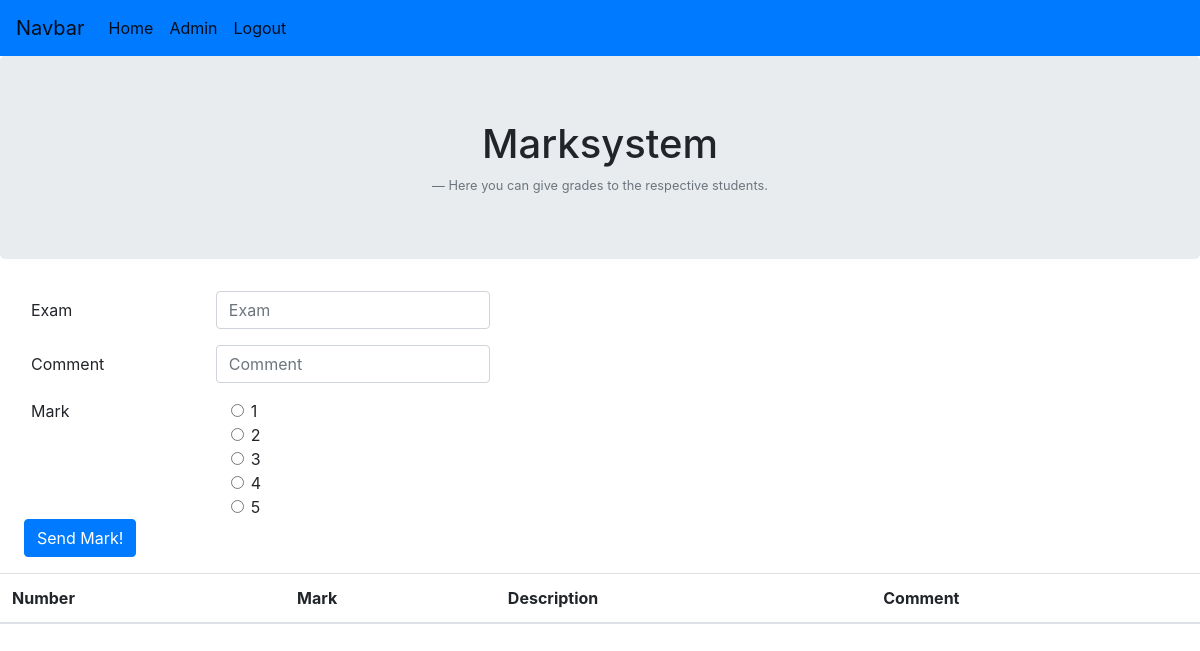
The page /27/noteneintragung_lehrer/10 (signed in) on the database as committed earlier.
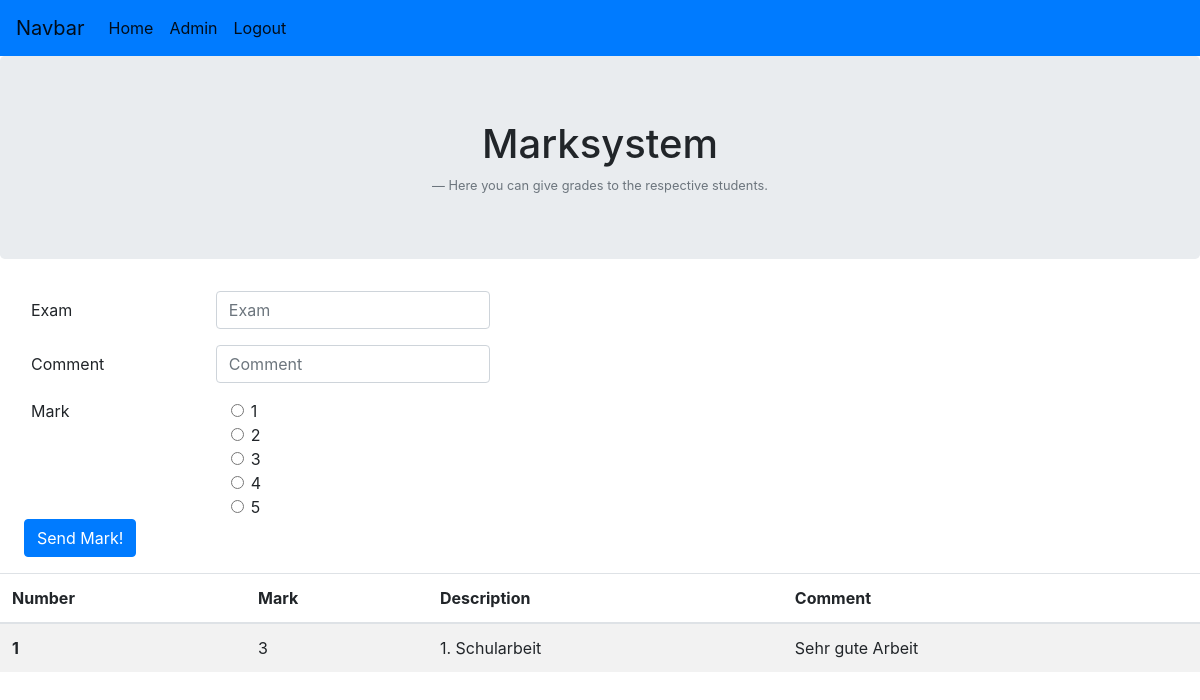
The same page on the database as committed later.
### noten/models.py (models this page shows, shortened)
class Note(models.Model):
    note = models.IntegerField(default=0)
    type = models.CharField(default="", max_length=150)
    comment = models.CharField(default="", max_length=150)
    Student = models.ForeignKey(Student, on_delete=models.CASCADE)
    Unterricht = models.ForeignKey(Unterricht, on_delete=models.CASCADE, null=True, blank=True)
    class Meta:
        verbose_name_plural = "Noten"

### noten/views.py (the view)
# urls.py: path('<int:klasse_noten_id>/noteneintragung_lehrer/<int:student_id>', views.noteneintragung_lehrer, name="noteneintragung_lehrer"),
@login_required
def noteneintragung_lehrer(request, klasse_noten_id, student_id):
    noteneintragung = Student.objects.all()
    noten = Note.objects.filter(Student= Student.objects.get(pk=student_id))
    return render(request, 'noten/noteneintragung_lehrer.html', {'subject_id': klasse_noten_id, 'student_id': student_id, 'latest_noten_list' : noten})

### noten/templates/noten/noteneintragung_lehrer.html (shortened to what this page needs)
<!DOCTYPE html>
<head>
    {% load static %}
    <link href="https://stackpath.bootstrapcdn.com/bootstrap/4.2.1/css/bootstrap.min.css"
 rel="stylesheet">
</head>
<body>
<nav class="navbar navbar-expand-lg navbar-light bg-primary">
    <a class="navbar-brand" href="">Navbar</a>
    <div class="collapse navbar-collapse" id="navbarNav">
        <ul class="navbar-nav">
            <li class="nav-item active">
                <a class="nav-link" href="{% url 'noten:startseite_lehrer' %}">Home</a>
            </li>
            <li class="nav-item active">
                <a class="nav-link" href="/admin">Admin</a>
            </li>
            <li class="nav-item active">
                <a class="nav-link" href="/logout">Logout</a>
            </li>
        </ul>
    </div>
</nav>
<div class="jumbotron text-center">
    <h1>Marksystem</h1>
    <footer class="blockquote-footer">Here you can give grades to the respective students.</footer>
</div>
<form action="{% url 'noten:noten_eintragen' subject_id student_id %}" method="POST">
    <div class="form-group row ml-3">
        <label for="exam" class="col-sm-2 col-form-label">Exam</label>
        <div class="col-sm-20">
            <input type="text" class="form-control" id="exam" placeholder="Exam" name="examname">
        </div>
    </div>
    <div class="form-group row ml-3">
        <label for="comment" class="col-sm-2 col-form-label"> Comment </label>
        <div class="col-sm-20">
            <input type="text" class="form-control" id="comment" placeholder="Comment" name="comment">
        </div>
    </div>
    <fieldset class="form-group">
        <div class="row ml-3">
            <legend class="col-form-label col-sm-2 pt-0">Mark</legend>
            <div class="col-sm-10">
                <div class="form-check">
                    <input class="form-check-input" type="radio" name="note" id="gridRadios1" value="1">
                    <label class="form-check-label" for="gridRadios1">
                        1
                    </label>
                </div>
                <div class="form-check">
                    <input class="form-check-input" type="radio" name="note" id="gridRadios2" value="2">
                    <label class="form-check-label" for="gridRadios2">
                        2
                    </label>
                </div>
                <div class="form-check disabled">
                    <input class="form-check-input" type="radio" name="note" id="gridRadios3" value="3">
                    <label class="form-check-label" for="gridRadios3">
                        3
                    </label>
                </div>
                <div class="form-check disabled">
                    <input class="form-check-input" type="radio" name="note" id="gridRadios4" value="4">
                    <label class="form-check-label" for="gridRadios3">
                        4
                    </label>
                </div>
                <div class="form-check disabled">
                    <input class="form-check-input" type="radio" name="note" id="gridRadios5" value="5">
                    <label class="form-check-label" for="gridRadios3">
                        5
                    </label>
                </div>
            </div>
        </div>
        <div class="form-group row">
            <div class="col-sm-10">
                <button type="submit" class="btn btn-primary row ml-4">Send Mark!</button>
            </div>
        </div>
</form>
<table class="table table-striped" id="table">
    <thead>
    <tr>
        <th scope="col">Number</th>
        <th scope="col">Mark</th>
        <th scope="col">Description</th>
        <th scope="col">Comment</th>
    </tr>
    </thead>
    <tbody>
    {% for noten in latest_noten_list %}
        <tr>
            <th scope="row">{{ forloop.counter }}</th>
            <td>{{ noten.note }}</td>
            <td> {{ noten.type }}</td>
            <td> {{ noten.comment }}</td>
        </tr>
    {% endfor %}
    </tbody>
</table>
</body>
</html>

Rows that differ between the two databases and show on the page:
added Note: note "3", type "1. Schularbeit", comment "Sehr gute Arbeit"
